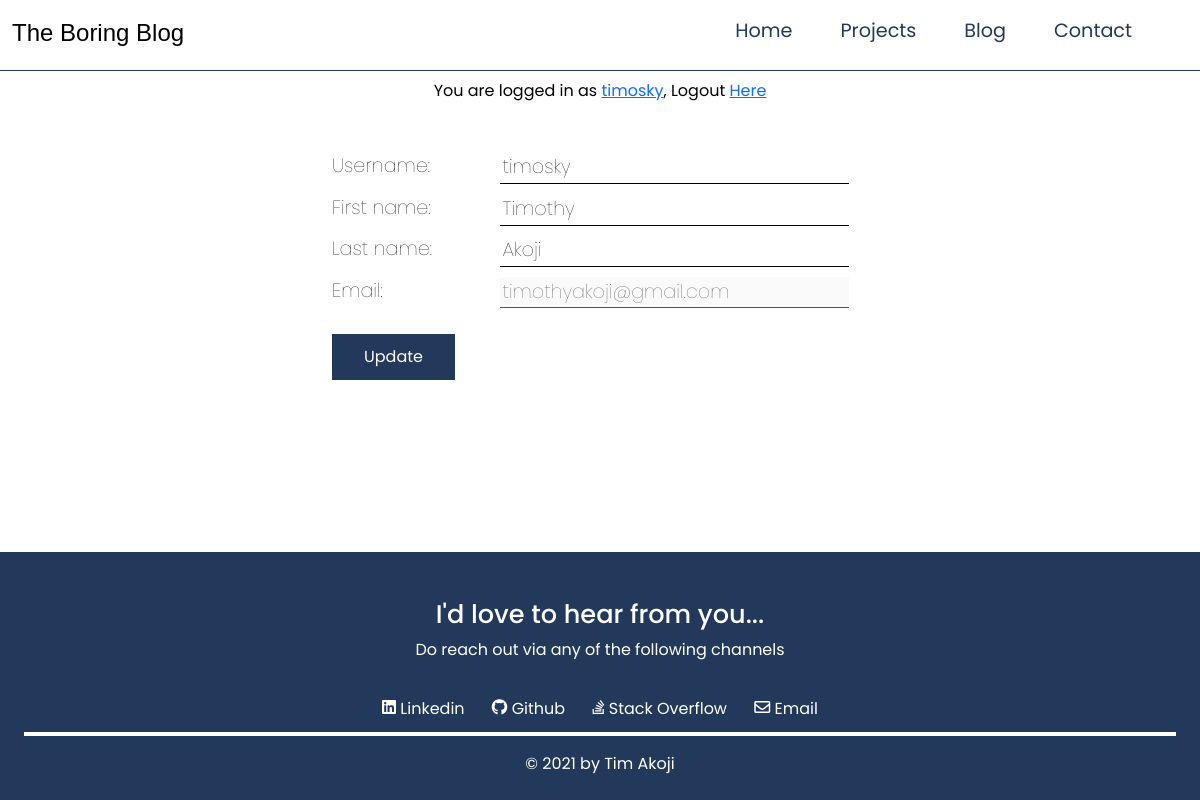
Screenshot of /accounts/user_data/1 (signed in) with the database file from the repository.
### accounts/models.py (models this page shows, shortened)
class CustomUser(AbstractUser, models.Model):
    first_name = models.CharField(max_length=30, blank=False)
    last_name = models.CharField(max_length=30, blank=False)
    email = models.EmailField(unique=True)

### accounts/views.py (the view)
# urls.py: path('user_data/<int:pk>', UserDetailsView.as_view(), name='user_info'),
class UserDetailsView(UpdateView):
    template_name = 'user.html'
    form_class = UserDetailsUpdateForm
    model = CustomUser
    def get(self, request, *args, **kwargs):
        initial = {'username': request.user.username, 'first_name': request.user.first_name, 'last_name': request.user.last_name}
        form = self.form_class(initial=initial) # Initial fields with default values if request is a get request
        return render(request, self.template_name, {'form': form})
    def dispatch(self, request, *args, **kwargs):
        if not request.user.is_authenticated:
            return redirect('home') # to prevent signed in users from accessing the sign up page
        return super().dispatch(request, *args, **kwargs)

### accounts/forms.py
class UserDetailsUpdateForm(forms.ModelForm):
    def __init__(self, *args, **kwargs):
        super(UserDetailsUpdateForm, self).__init__(*args, **kwargs)
        self.fields['username'].widget.attrs = { 'class': 'user-data-input' }
        self.fields['first_name'].widget.attrs = { 'class': 'user-data-input'}
        self.fields['last_name'].widget.attrs = { 'class': 'user-data-input'}
    class Meta:
        model = CustomUser
        fields = ['username', 'first_name', 'last_name']

### templates/user.html (shortened to what this page needs)
{% extends 'base.html' %}
{% load static %}
{% block content %}
    <div class="data-container">
        <form action="" method="post">
            <div class="user-input-container">
                {{form.username.label_tag}}
                {{form.username}}
            </div>
            <div class="user-input-container">
                {{form.first_name.label_tag}}
                {{form.first_name}}
            </div>
            <div class="user-input-container">
                {{form.last_name.label_tag}}
                {{form.last_name}}
            </div>
            <div class="user-input-container">
                <label for="">Email:</label>
                <input class="user-data-input" type="text" value="{{user.email}}" disabled>
            </div>
            <div class="button-container">
                <button type="submit" class="app-button blue-button">Update</button>
            </div>
        </form>
    </div>
{% endblock content %}

### templates/base.html (shortened to what this page needs)
{% load static %}
<!doctype html>
<html lang="en">
  <head>
    <link href="https://cdn.jsdelivr.net/npm/bootstrap@5.0.2/dist/css/bootstrap.min.css" rel="stylesheet">
    <link rel="stylesheet" href="https://use.fontawesome.com/releases/v5.8.2/css/all.css"/>
    <link rel="stylesheet" href="{% static 'css/style.css' %}">
    <link rel="stylesheet" href="{% static 'css/projects.css' %}">
    <link rel="stylesheet" href="{% static 'css/forms.css' %}">
  </head>
  <body>
        <nav class="navbar navbar-sticky" id="#sticky-nav">
            <h1 id="text-logo">The Boring Blog</h1>
            <div>
                <ul>
                    <li><a href="{% url 'home' %}">Home</a></li>
                    <li><a href="{% url 'projects' %}">Projects</a></li>
                    <li><a href="#">Blog</a></li>
                    <li><a href="#">Contact</a></li>
                </ul>
            </div>
        </nav>
    <main>
        {% if user.is_authenticated %}
            <p class="login-info">
                <span>You are logged in as <a href="{% url 'user_info' user.pk %}">{{user.username}}</a>, Logout <a href="{% url 'logout' %}">Here</a></span>
            </p>
        {% endif %}
        {% block content %}
        {% endblock content %}
    </main>
    <footer class="footer">
        <section id="contact">
            <h2>I'd love to hear from you...</h2>
            <p>Do reach out via any of the following channels</p>
            <div class="contact-links">
                <a href="https://www.linkedin.com/in/timothy-akoji-585702192/" target="_blank" class="btn-link contact-details">
                    <i class="fab fa-linkedin"></i> Linkedin
                </a>
                <a href="https://www.github.com/CodeMaestro1000" target="_blank" class="btn-link contact-details">
                    <i class="fab fa-github"></i> Github
                </a>
                <a href="https://stackoverflow.com/users/10867393/konnichiwa" target="_blank" class="btn-link contact-details">
                    <i class="fab fa-stack-overflow"></i> Stack Overflow
                </a>
                <a href="mailto:timothyakoji@gmail.com" class="btn-link contact-details">
                    <i class="far fa-envelope"></i> Email
                </a>
            </div>
        </section>
        <div id="trademark">&copy; 2021 by Tim Akoji </div>
    </footer>
    </body>
</html>

### static/css/style.css (style rules this page uses)
body { color: black; margin: 0; padding: 0; min-height: 100vh; display: flex; flex-direction: column; font-family: 'Poppins', sans-serif;; }
.navbar { display: flex; flex-direction: row; width: 100%; border-bottom: solid 1px #23395B; background-color: #ffff; padding-top: 1%; padding-left: 1%; padding-right: 1%; position: sticky; top: 0; left: 0; }
.navbar ul { display: flex; justify-content: flex-end; margin-right: 2rem; margin-top: 1%; font-size: 1.2em; }
.navbar li { list-style: none; }
.navbar a { text-decoration: none; color: #23395B; padding: 1.7rem 1.5rem; }
#text-logo { text-align: left; font-family: Arial, Helvetica, sans-serif; font-size: 1.5em; }
#contact { padding-bottom: 1%; }
#contact h2 { margin-top: 2%; font-size: 1.6rem; }
#contact p { margin-bottom: 3%; }
.btn-link { text-decoration: none; color: #ffff; padding: 1%; }
.footer { margin-top: auto; display: flex; flex-direction: column; justify-content: center; background: #23395B; color: #ffff; text-align: center; padding: 2%; }
#trademark { border-top: 4px solid #ffff; padding-top: 1em; }
.login-info { padding: 0.5em; display: flex; flex-direction: column; align-items: center; }
.blue-button { text-decoration: none; padding: 0.7em 2em; background-color: #23395B; color: #ffff; }
.app-button { display: inline-block; margin-top: 1em; border: none; }
.data-container { display: block; margin: auto; width: 50%; padding: 1em 2em; }
.user-input-container { display: flex; flex-direction: row; font-size: 1.2em; font-weight: lighter !important; margin: 0.5em 0; }
.user-input-container label { width: 30%; }
.user-data-input { border: none; border-bottom: 1px solid; margin: 0 1em; width: 70%; font-weight: lighter !important; }

### staticfiles/css/projects.css (style rules this page uses)
.blue-button { text-decoration: none; padding: 0.7em 2em; background-color: #23395B; color: #ffff; }

### rows the page displays
CustomUser: username "timosky", first_name "Timothy", last_name "Akoji", email "timothyakoji@gmail.com"
